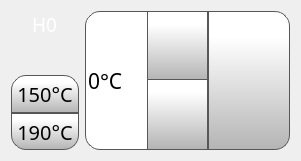
    <widget class="QWidget" name="horizontalLayoutWidget_H0">
     <property name="geometry">
      <rect>
       <x>200</x>
       <y>300</y>
       <width>301</width>
       <height>161</height>
      </rect>
     </property>
     <layout class="QHBoxLayout" name="horizontalLayout_H0" stretch="1,3">
      <item>
       <layout class="QVBoxLayout" name="verticalLayout_H0">
        <property name="spacing">
         <number>0</number>
        </property>
        <item alignment="Qt::AlignHCenter">
         <widget class="QLabel" name="H0Label">
          <property name="font">
           <font>
            <family>Gotham Light</family>
            <pointsize>14</pointsize>
            <weight>50</weight>
            <bold>false</bold>
           </font>
          </property>
          <property name="styleSheet">
           <string notr="true">color: rgb(255, 255, 255);</string>
          </property>
          <property name="text">
           <string>H0</string>
          </property>
         </widget>
        </item>
        <item alignment="Qt::AlignHCenter">
         <widget class="QLabel" name="H0IconLabel">
          <property name="minimumSize">
           <size>
            <width>20</width>
            <height>20</height>
           </size>
          </property>
          <property name="maximumSize">
           <size>
            <width>40</width>
            <height>40</height>
           </size>
          </property>
          <property name="font">
           <font>
            <family>Gotham</family>
            <pointsize>16</pointsize>
            <weight>50</weight>
            <bold>false</bold>
            <underline>false</underline>
            <strikeout>false</strikeout>
           </font>
          </property>
          <property name="styleSheet">
           <string notr="true">margin : 4px</string>
          </property>
          <property name="text">
           <string/>
          </property>
          <property name="pixmap">
           <pixmap resource="../resources/resource.qrc">:/Icons/img/icons/Inlet.png</pixmap>
          </property>
          <property name="scaledContents">
           <bool>true</bool>
          </property>
         </widget>
        </item>
        <item>
         <widget class="QPushButton" name="H050PreheatButton">
          <property name="sizePolicy">
           <sizepolicy hsizetype="Expanding" vsizetype="Expanding">
            <horstretch>0</horstretch>
            <verstretch>0</verstretch>
           </sizepolicy>
          </property>
          <property name="minimumSize">
           <size>
            <width>0</width>
            <height>0</height>
           </size>
          </property>
          <property name="font">
           <font>
            <family>Gotham</family>
            <pointsize>15</pointsize>
           </font>
          </property>
          <property name="styleSheet">
           <string notr="true">QPushButton {
     border: 1px solid rgb(87, 87, 87);

	background-color: qlineargradient(spread:pad, x1:0, y1:1, x2:0, y2:0.188, stop:0 rgba(180, 180, 180, 255), stop:1 rgba(255, 255, 255, 255));
	border-top-right-radius: 15px;
border-top-left-radius: 15px;

}

QPushButton:pressed {
    background-color: qlineargradient(x1: 0, y1: 0, x2: 0, y2: 1,
                                      stop: 0 #dadbde, stop: 1 #f6f7fa);
}

QPushButton:flat {
    border: none; /* no border for a flat push button */
}

QPushButton:default {
    border-color: navy; /* make the default button prominent */
}

QPushButton:focus {
	outline: none;
}</string>
          </property>
          <property name="text">
           <string>150°C</string>
          </property>
          <property name="iconSize">
           <size>
            <width>50</width>
            <height>50</height>
           </size>
          </property>
          <property name="checkable">
           <bool>false</bool>
          </property>
          <property name="autoDefault">
           <bool>false</bool>
          </property>
          <property name="default">
           <bool>false</bool>
          </property>
          <property name="flat">
           <bool>false</bool>
          </property>
         </widget>
        </item>
        <item>
         <widget class="QPushButton" name="H090PreheatButton">
          <property name="sizePolicy">
           <sizepolicy hsizetype="Expanding" vsizetype="Expanding">
            <horstretch>0</horstretch>
            <verstretch>0</verstretch>
           </sizepolicy>
          </property>
          <property name="minimumSize">
           <size>
            <width>0</width>
            <height>0</height>
           </size>
          </property>
          <property name="font">
           <font>
            <family>Gotham</family>
            <pointsize>15</pointsize>
           </font>
          </property>
          <property name="styleSheet">
           <string notr="true">QPushButton {
     border: 1px solid rgb(87, 87, 87);

	background-color: qlineargradient(spread:pad, x1:0, y1:1, x2:0, y2:0.188, stop:0 rgba(180, 180, 180, 255), stop:1 rgba(255, 255, 255, 255));
	border-bottom-right-radius: 15px;
border-bottom-left-radius: 15px;
}

QPushButton:pressed {
    background-color: qlineargradient(x1: 0, y1: 0, x2: 0, y2: 1,
                                      stop: 0 #dadbde, stop: 1 #f6f7fa);
}

QPushButton:flat {
    border: none; /* no border for a flat push button */
}

QPushButton:default {
    border-color: navy; /* make the default button prominent */
}

QPushButton:focus {
	outline: none;
}</string>
          </property>
          <property name="text">
           <string>190°C</string>
          </property>
          <property name="iconSize">
           <size>
            <width>50</width>
            <height>50</height>
           </size>
          </property>
          <property name="checkable">
           <bool>false</bool>
          </property>
          <property name="autoDefault">
           <bool>false</bool>
          </property>
          <property name="default">
           <bool>false</bool>
          </property>
          <property name="flat">
           <bool>false</bool>
          </property>
         </widget>
        </item>
       </layout>
      </item>
      <item>
       <layout class="QHBoxLayout" name="horizontalLayout_H0_inner" stretch="3,2">
        <property name="spacing">
         <number>0</number>
        </property>
        <item>
         <widget class="QSpinBox" name="H0TempSpinBox">
          <property name="sizePolicy">
           <sizepolicy hsizetype="Expanding" vsizetype="Expanding">
            <horstretch>0</horstretch>
            <verstretch>0</verstretch>
           </sizepolicy>
          </property>
          <property name="font">
           <font>
            <family>Gotham</family>
            <pointsize>16</pointsize>
           </font>
          </property>
          <property name="styleSheet">
           <string notr="true">QSpinBox {
border-bottom-left-radius: 15px;
border-top-left-radius: 15px;
qproperty-alignment: 'AlignVCenter | AlignHCenter';
border: 1px solid rgb(87, 87, 87);
	background-color: rgb(255, 255, 255);
}

QSpinBox ::text {
	background-color: rgb(255, 146, 57);
}

QSpinBox ::text:selected {
	background-color: rgb(255, 146, 57);
   
}
QSpinBox::up-button {
     border-left: 1px solid rgb(87, 87, 87);
border-bottom: 1px solid rgb(87, 87, 87);

    min-width: 60px;   /* sets minimal button width */
	background-color: qlineargradient(spread:pad, x1:0, y1:1, x2:0, y2:0.188, stop:0 rgba(180, 180, 180, 255), stop:1 rgba(255, 255, 255, 255));
}

QSpinBox::up-arrow { image: url(:/Navigation/img/Navigation/arrows.png);
    width: 25px;
     height: 25px;
padding: 5px; 
}



QSpinBox::up-button:pressed {
    background-color: qlineargradient(x1: 0, y1: 0, x2: 0, y2: 1,
                                      stop: 0 #dadbde, stop: 1 #f6f7fa);
}


QSpinBox::down-button {
     border-left: 1px solid rgb(87, 87, 87);
border-top: 1px solid rgb(87, 87, 87);
    min-width: 60px;   /* sets minimal button width */
	background-color: qlineargradient(spread:pad, x1:0, y1:1, x2:0, y2:0.188, stop:0 rgba(180, 180, 180, 255), stop:1 rgba(255, 255, 255, 255));
margin-top: -2px;

}

QSpinBox::down-arrow {image: url(:/Navigation/img/Navigation/arrows-5.png);
    width: 25px;
     height: 25px;
padding: 5px;
}

QSpinBox::down-button:pressed {
    background-color: qlineargradient(x1: 0, y1: 0, x2: 0, y2: 1,
                                      stop: 0 #dadbde, stop: 1 #f6f7fa);

}

</string>
          </property>
          <property name="frame">
           <bool>false</bool>
          </property>
          <property name="readOnly">
           <bool>false</bool>
          </property>
          <property name="buttonSymbols">
           <enum>QAbstractSpinBox::UpDownArrows</enum>
          </property>
          <property name="accelerated">
           <bool>true</bool>
          </property>
          <property name="suffix">
           <string>°C</string>
          </property>
          <property name="maximum">
           <number>400</number>
          </property>
          <property name="singleStep">
           <number>1</number>
          </property>
          <property name="value">
           <number>0</number>
          </property>
         </widget>
        </item>
        <item>
         <widget class="QPushButton" name="setH0TempButton">
          <property name="sizePolicy">
           <sizepolicy hsizetype="Expanding" vsizetype="Expanding">
            <horstretch>0</horstretch>
            <verstretch>0</verstretch>
           </sizepolicy>
          </property>
          <property name="font">
           <font>
            <family>Gotham</family>
            <pointsize>13</pointsize>
           </font>
          </property>
          <property name="styleSheet">
           <string notr="true">QPushButton {
     border: 1px solid rgb(87, 87, 87);
	background-color: qlineargradient(spread:pad, x1:0, y1:1, x2:0, y2:0.188, stop:0 rgba(180, 180, 180, 255), stop:1 rgba(255, 255, 255, 255));
border-top-right-radius: 15px;
border-bottom-right-radius: 15px;

}

QPushButton:pressed {
    background-color: qlineargradient(x1: 0, y1: 0, x2: 0, y2: 1,
                                      stop: 0 #dadbde, stop: 1 #f6f7fa);
}

QPushButton:flat {
    border: none; /* no border for a flat push button */
}

QPushButton:default {
    border-color: navy; /* make the default button prominent */
}

QPushButton:focus {
	outline: none;
}</string>
          </property>
          <property name="text">
           <string/>
          </property>
          <property name="icon">
           <iconset resource="../resources/resource.qrc">
            <normaloff>:/Icons/img/icons/verification-mark.png</normaloff>:/Icons/img/icons/verification-mark.png</iconset>
          </property>
          <property name="iconSize">
           <size>
            <width>30</width>
            <height>30</height>
           </size>
          </property>
         </widget>
        </item>
       </layout>
      </item>
     </layout>
    </widget>
